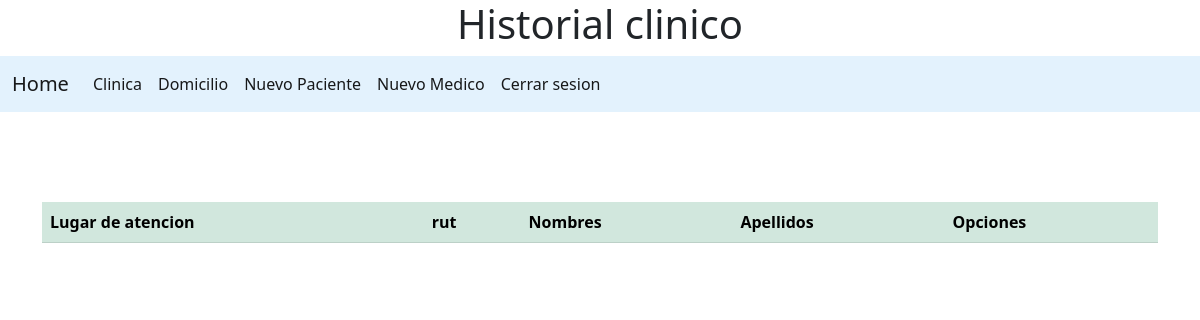
/historial/12435622/, run on an earlier commit of the app's database.
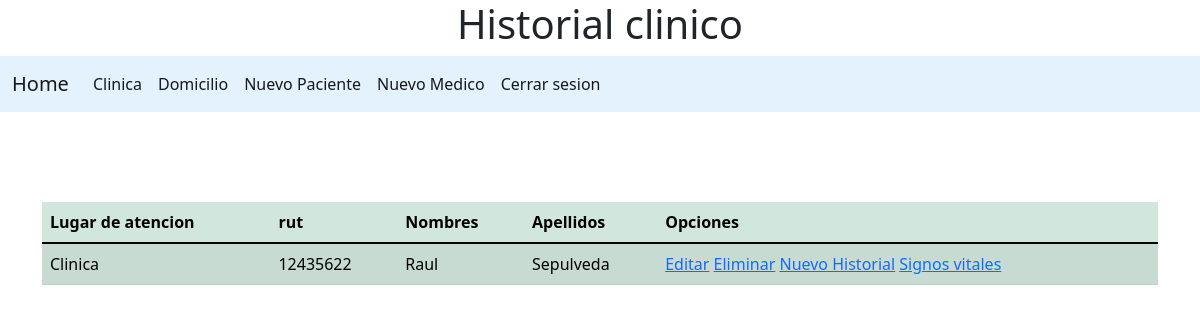
And on a later commit of the database.
### paciente/models.py (models this page shows, shortened)
class Paciente(models.Model):
    lugarAtencion    = models.ForeignKey(LugarAtencion, on_delete=models.CASCADE)
    rut              = models.CharField(primary_key=True, max_length=12)
    Nombres          = models.CharField('Nombres del paciente',max_length=30, null=False, blank=False)
    Apellidos        = models.CharField('Apellidos del paciente',max_length=45, null=False, blank=False)
    Direccion        = models.CharField('Direccion del paciente', max_length=200)
    fecha_nacimiento = models.DateTimeField('Fecha de Nacimiento', null=False)
    nombreMedico     = models.ForeignKey(Medico, on_delete=models.CASCADE,verbose_name="Nombre Médico" )
    created_date     = models.DateTimeField('Fecha de ingreso', default=timezone.now)
    n_historial      = models.IntegerField('Numero historial')
    class meta:
        verbose_name = 'Paciente'
        verbose_name_plural = 'Pacientes'

class LugarAtencion(models.Model):
    idLugarAtencion = models.AutoField(primary_key=True)
    descripcion     = models.CharField('Lugar de atencion', max_length=20, null=False, blank=False)
    class meta:
        verbose_name = 'lugarAtencion'
        verbose_name_plural = 'LugarAtencion'
    def __str__(self):
        return self.descripcion

### paciente/views.py (the view)
# urls.py: path('historial/<str:rut>/', historial, name = 'historial_clinico'),
def historial(request, rut):
    pacientes = Paciente.objects.filter(rut = rut)
    datos = {
        'pacientes':pacientes
    }
    return render(request, 'historial.html',datos)

### paciente/templates/historial.html
{% extends 'historialbase.html' %}
{% load static %}
{% block historial %}
    <section>
        <div class="container-sm form_clinica">
            <table class="table table-success table-striped">
                <thead>
                    <tr>
                        <th>Lugar de atencion</th>
                        <th>rut</th>
                        <th>Nombres</th>
                        <th>Apellidos</th>
                        <th>Opciones</th>
                    </tr>
                </thead>
                <tbody>
                    {% for paciente in pacientes %}
                    <tr>
                        <td>{{paciente.lugarAtencion}}</td>
                        <td>{{paciente.rut}}</td>
                        <td>{{paciente.Nombres}}</td>
                        <td>{{paciente.Apellidos}}</td>
                        <td><a href="/editarpaciente/{{paciente.rut}}">Editar</a> <a href="/eliminarpaciente/{{paciente.rut}}">Eliminar</a> <a href="/historialForm/nuevo">Nuevo Historial</a> <a href="/SignosVitales/{{paciente.rut}}/">Signos vitales</a></td>
                    </tr>
                    {% endfor %}
                </tbody>
            </table>
        </div>
    </section>
    {% endblock %}

### paciente/templates/historialbase.html (shortened to what this page needs)
{% load static %}
<!doctype html>
<html lang="en">
  <head>
    <link rel="stylesheet" href="/static/paciente/css/style.css">
    <link href="https://cdn.jsdelivr.net/npm/bootstrap@5.1.3/dist/css/bootstrap.min.css" rel="stylesheet">
    <header style="text-align: center;">
        <h1>Historial clinico</h1>
    </header>
  </head>
  <body>
    <nav class="navbar navbar-expand-lg navbar-light" style="background-color: #e3f2fd;">
        <div class="container-fluid">
          <a class="navbar-brand" href="/">Home</a>
          <div class="collapse navbar-collapse" id="navbarNav">
            <ul class="navbar-nav">
              <li class="nav-item">
                <a class="nav-link active" aria-current="page" href="{% url 'clinica' %}">Clinica   </a>
              </li>
              <ul class="navbar-nav">
                <li class="nav-item">
                  <a class="nav-link active" aria-current="page" href="{% url 'domicilio' %}">Domicilio</a>
                </li>
            </ul>
            <ul class="navbar-nav">
              <li class="nav-item">
                <a class="nav-link active" aria-current="page" href="{% url 'nuevoPaciente' %}">Nuevo Paciente</a>
              </li>
          </ul>
          <ul class="navbar-nav">
            <li class="nav-item">
              <a class="nav-link active" aria-current="page" href="{% url 'nuevoMedico' %}">Nuevo Medico</a>
            </li>
        </ul>
        <ul class="navbar-nav">
          <li class="nav-item">
            <a class="nav-link active" aria-current="page" href="{% url 'logout' %}">Cerrar sesion</a>
          </li>
      </ul>
          </div>
        </div>
      </nav>
  {% block historial %}
  {% endblock %}
</body>
</html>

### paciente/static/css/style.css (style rules this page uses)
.form_clinica { margin-top: 90px; }

What changed in the data, as far as the page shows it:
added Paciente: lugarAtencion "Clinica", rut "12435622", Nombres "Raul", Apellidos "Sepulveda"
